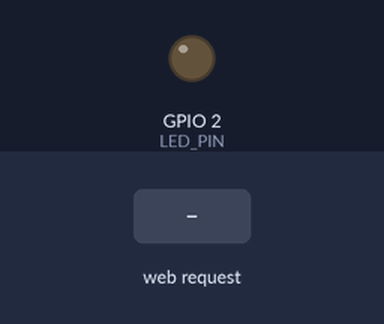
A sketch run on a simulated ESP32. On the bench: output pins drawn as LEDs (lit = HIGH). The inputs (shaded band) are chosen by the test bench. WiFi joins after 1.5 s; servers stay silent unless stated; what the sketch prints to the serial monitor is not drawn.

Above: at 2.7 s.
2.8 s: HTTP request GET /set?b=1 received
At 4.0 s:
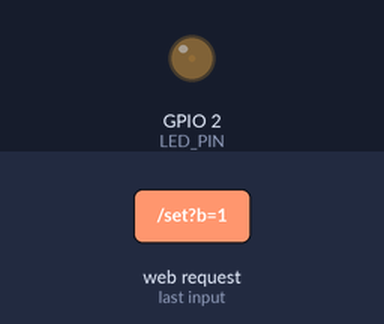
4.3 s: HTTP request GET /set?b=120 received
At 5.2 s:
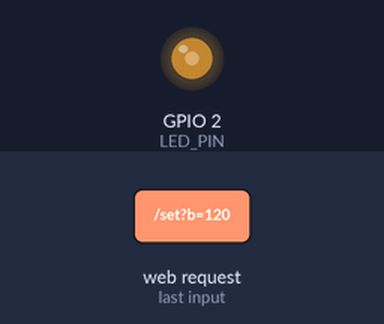
Timing chart, 0 to 7.3 s (numbered marks = the images above; inputs shaded):
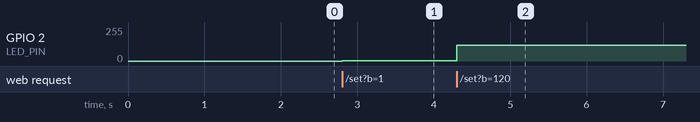

Measured:
- after the input at 2.8 s, GPIO 2 (LED_PIN): 0/255 → 1/255 at once
- after the input at 4.3 s, GPIO 2 (LED_PIN): 1/255 → 120/255 at once

The sketch:

liangdutiao.ino
```cpp
#include <WiFi.h>
#include <WebServer.h>

const char* ssid = "Llllemon";
const char* password = "starlight0726";

const int LED_PIN = 2; // D2 常见为 GPIO2
WebServer server(80);

int currentBrightness = 128; // 亮度 0~255

String makePage() {
  String html = R"rawliteral(
<!DOCTYPE html>
<html lang="zh-CN">
<head>
  <meta charset="UTF-8">
  <meta name="viewport" content="width=device-width, initial-scale=1.0">
  <title>ex07 PWM 调光器</title>
</head>
<body style="font-family:Arial; text-align:center; margin-top:50px;">
  <h1>Web 无极调光器 (PWM)</h1>
  <p>当前亮度：<b><span id="val">)rawliteral" + String(currentBrightness) + R"rawliteral(</span></b></p>

  <input type="range" min="0" max="255" value=")rawliteral" + String(currentBrightness) + R"rawliteral("
     style="width:300px; height:25px;"
     oninput="update(this.value)">

  <script>
    function update(v) {
      document.getElementById("val").innerText = v;
      fetch("/set?b="+v);
    }
  </script>
</body>
</html>
)rawliteral";
  return html;
}

void handleRoot() {
  server.send(200, "text/html; charset=UTF-8", makePage());
}

void handleSetBrightness() {
  if (server.hasArg("b")) {
    currentBrightness = server.arg("b").toInt();
    currentBrightness = constrain(currentBrightness, 0, 255);
    analogWrite(LED_PIN, currentBrightness); // 最兼容的PWM写法
  }
  server.sendHeader("Location", "/");
  server.send(303);
}

void setup() {
  Serial.begin(115200);
  pinMode(LED_PIN, OUTPUT);
  digitalWrite(LED_PIN, LOW);

  WiFi.begin(ssid, password);
  Serial.print("连接WiFi");
  while (WiFi.status() != WL_CONNECTED) {
    delay(500);
    Serial.print(".");
  }
  Serial.println("\nWiFi连接成功");
  Serial.print("访问地址: http://");
  Serial.println(WiFi.localIP());

  // 注册路由
  server.on("/", handleRoot);
  server.on("/set", handleSetBrightness);
  server.begin();
}

// 这里只保留一个 loop() 函数！删除了重复的那个
void loop() {
  server.handleClient();
}
```
